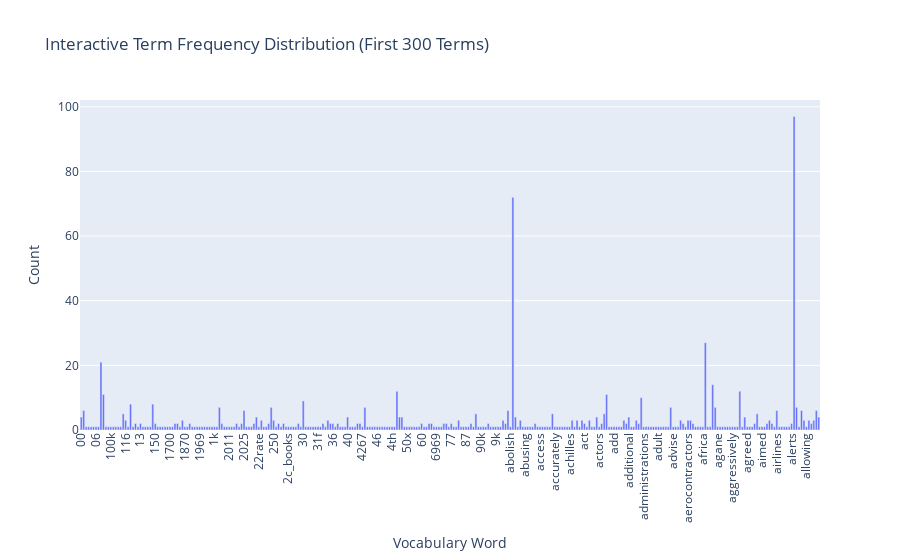

The notebook cell saved with this chart:
### Code cell
### Exercise 12 ###
# nicer visualizations

import plotly.express as px

# more appealing graphics with an interactive plot
# not all 300 labels are shown on x-axis to avoid clutter

term_frequencies = np.asarray(X_counts.sum(axis=0)).ravel()

subset_terms = count_vect.get_feature_names_out()[:300]
subset_freqs = term_frequencies[:300]

df_plotly = pd.DataFrame({
    'Term': subset_terms,
    'Frequency': subset_freqs
})

fig = px.bar(df_plotly, x='Term', y='Frequency',
             title='Interactive Term Frequency Distribution (First 300 Terms)',
             labels={'Term': 'Vocabulary Word', 'Frequency': 'Count'})
fig.update_layout(xaxis_tickangle=-90)
fig.show()

### Figure 1 — Plotly figure (JSON) as saved in the notebook; plotly's stock layout.template omitted (floating-point values rounded to 4 significant figures; data arrays with more than 128 entries replaced by an {"elided": "..."} marker saying what was removed)
{"data": [{"hovertemplate": "Vocabulary Word=%{x}<br>Count=%{y}<extra></extra>", "legendgroup": "", "marker": {"color": "#636efa", "pattern": {"shape": ""}}, "name": "", "orientation": "v", "showlegend": false, "textposition": "auto", "type": "bar", "x": {"elided": "300 str values"}, "xaxis": "x", "y": {"elided": "300 int values"}, "yaxis": "y"}], "layout": {"barmode": "relative", "legend": {"tracegroupgap": 0}, "title": {"text": "Interactive Term Frequency Distribution (First 300 Terms)"}, "xaxis": {"anchor": "y", "domain": [0, 1], "tickangle": -90, "title": {"text": "Vocabulary Word"}}, "yaxis": {"anchor": "x", "domain": [0, 1], "title": {"text": "Count"}}}}
